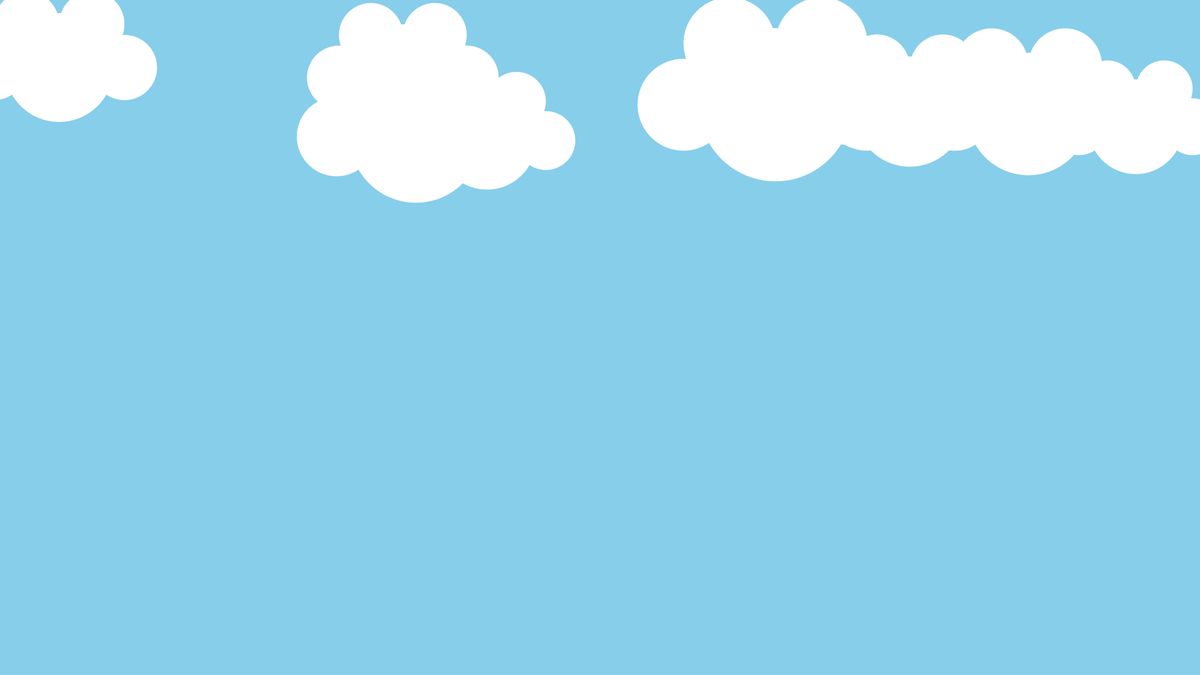
Frame 1 (no input)
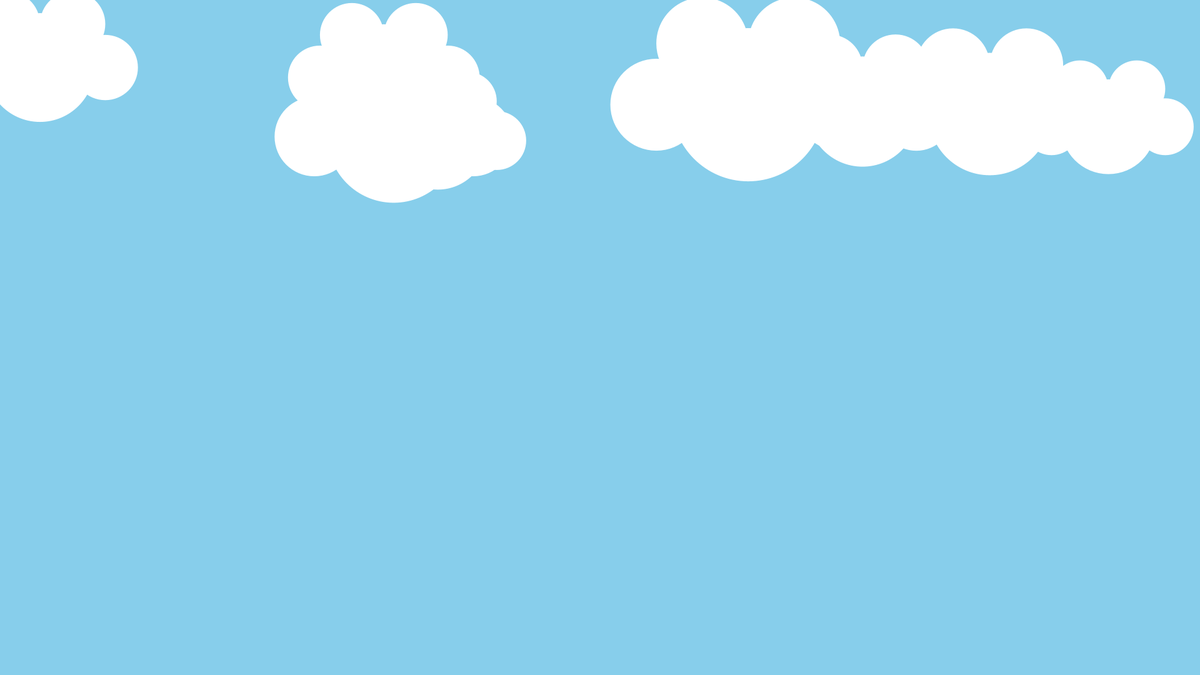
Frame 60 (the mouse pressed at the canvas centre just before this capture)
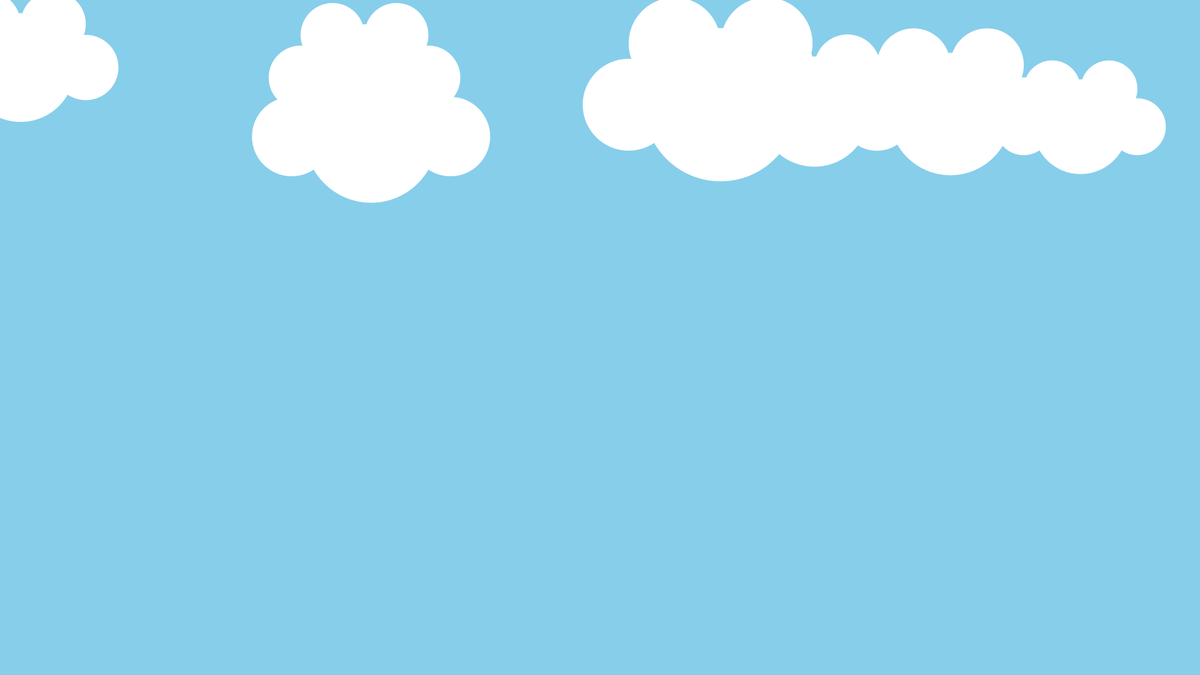
Frame 120 (the mouse held since frame 60 and released just before this capture)

The Processing sketch that drew these frames (run headless with seeded random() and noise(); from frame 60 on, the mouse is pressed at the canvas centre):

// Processing sketch: Scene_6
// ── Scene_6.pde
Cloud[] clouds; // Array untuk menyimpan objek awan
int numClouds = 8; // Jumlah awan yang ingin ditampilkan

void setup() {
  size(1920, 1080);
  background(135, 206, 235); // Warna langit
  
  // Inisialisasi array clouds
  clouds = new Cloud[numClouds];
  for (int i = 0; i < numClouds; i++) {
    float x = random(width); // Posisi awan acak di sepanjang lebar layar
    float y = random(100, height / 3); // Posisi awan acak di atas setengah layar
    float size = random(150, 250); // Ukuran awan acak antara 100 dan 200
    float speed = random(0.5, 1.5); // Kecepatan gerak awan acak antara 1 dan 3
    clouds[i] = new Cloud(x, y, size, speed);
  }
}

void draw() {
  // Redraw background setiap frame untuk menghindari tumpang tindih gambar
  background(135, 206, 235);
  
  // Perbarui dan tampilkan objek awan
  for (Cloud cloud : clouds) {
    cloud.update();
    cloud.display();
  }
}

// Kelas Cloud untuk merepresentasikan setiap awan
class Cloud {
  float x, y;
  float size;
  float speed;

  // Konstruktor untuk inisialisasi awan
  Cloud(float x, float y, float size, float speed) {
    this.x = x;
    this.y = y;
    this.size = size;
    this.speed = speed;
  }

  // Method untuk memperbarui posisi awan
  void update() {
    x -= speed; // Gerakkan awan ke kiri berdasarkan kecepatan
    if (x < -size) { // Jika awan keluar dari layar sebelah kiri, reset posisi ke sebelah kanan layar
      x = width + random(100, 300); // Posisi baru di sebelah kanan layar dengan jarak acak
      y = random(100, height / 2); // Posisi vertikal acak di atas setengah layar
    }
  }

  // Method untuk menampilkan awan
  void display() {
    fill(255); // Warna putih untuk awan
    noStroke();
    // Gambar bagian tengah awan
    ellipse(x, y, size, size);
    // Gambar sisi kiri awan
    ellipse(x - size * 0.6, y, size * 0.6, size * 0.6);
    // Gambar sisi kanan awan
    ellipse(x + size * 0.6, y, size * 0.6, size * 0.6);
    // Gambar sisi atas kiri awan
    ellipse(x - size * 0.3, y - size * 0.4, size * 0.6, size * 0.6);
    // Gambar sisi atas kanan awan
    ellipse(x + size * 0.3, y - size * 0.4, size * 0.6, size * 0.6);
  }
}
  
